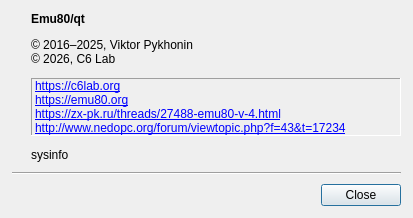
<?xml version="1.0" encoding="UTF-8"?>
<ui version="4.0">
 <class>AboutDialog</class>
 <widget class="QDialog" name="AboutDialog">
  <property name="geometry">
   <rect>
    <x>0</x>
    <y>0</y>
    <width>413</width>
    <height>218</height>
   </rect>
  </property>
  <property name="sizePolicy">
   <sizepolicy hsizetype="Preferred" vsizetype="Preferred">
    <horstretch>0</horstretch>
    <verstretch>0</verstretch>
   </sizepolicy>
  </property>
  <property name="windowTitle">
   <string>About</string>
  </property>
  <property name="modal">
   <bool>false</bool>
  </property>
  <layout class="QVBoxLayout" name="verticalLayout">
   <property name="spacing">
    <number>9</number>
   </property>
   <property name="leftMargin">
    <number>12</number>
   </property>
   <property name="topMargin">
    <number>12</number>
   </property>
   <property name="rightMargin">
    <number>12</number>
   </property>
   <property name="bottomMargin">
    <number>12</number>
   </property>
   <item>
    <layout class="QHBoxLayout" name="horizontalLayout_2">
     <property name="spacing">
      <number>12</number>
     </property>
     <item>
      <widget class="QLabel" name="label">
       <property name="sizePolicy">
        <sizepolicy hsizetype="Preferred" vsizetype="Preferred">
         <horstretch>0</horstretch>
         <verstretch>0</verstretch>
        </sizepolicy>
       </property>
       <property name="text">
        <string/>
       </property>
       <property name="pixmap">
        <pixmap resource="icons.qrc">:/icons/emu80.png</pixmap>
       </property>
       <property name="alignment">
        <set>Qt::AlignLeading|Qt::AlignLeft|Qt::AlignTop</set>
       </property>
      </widget>
     </item>
     <item>
      <layout class="QVBoxLayout" name="verticalLayout_2">
       <item>
        <widget class="QLabel" name="nameLabel">
         <property name="font">
          <font>
           <weight>75</weight>
           <bold>true</bold>
          </font>
         </property>
         <property name="accessibleDescription">
          <string notr="true"/>
         </property>
         <property name="text">
          <string notr="true">Emu80/qt</string>
         </property>
        </widget>
       </item>
       <item>
        <widget class="QLabel" name="label_2">
         <property name="accessibleDescription">
          <string notr="true"/>
         </property>
         <property name="text">
          <string notr="true">© 2016–2025, Viktor Pykhonin
© 2026, C6 Lab</string>
         </property>
        </widget>
       </item>
       <item>
        <widget class="QLabel" name="label_3">
         <property name="sizePolicy">
          <sizepolicy hsizetype="MinimumExpanding" vsizetype="MinimumExpanding">
           <horstretch>0</horstretch>
           <verstretch>0</verstretch>
          </sizepolicy>
         </property>
         <property name="accessibleDescription">
          <string notr="true"/>
         </property>
         <property name="frameShape">
          <enum>QFrame::Panel</enum>
         </property>
         <property name="frameShadow">
          <enum>QFrame::Sunken</enum>
         </property>
         <property name="text">
          <string notr="true">&lt;html&gt;&lt;head/&gt;&lt;body&gt;&lt;p&gt;&lt;a href=&quot;https://c6lab.org&quot;&gt;&lt;span style=&quot; text-decoration: underline; color:#0000ff;&quot;&gt;https://c6lab.org&lt;/span&gt;&lt;/a&gt;&lt;br/&gt;&lt;a href=&quot;https://emu80.org&quot;&gt;&lt;span style=&quot; text-decoration: underline; color:#0000ff;&quot;&gt;https://emu80.org&lt;/span&gt;&lt;/a&gt;&lt;br/&gt;&lt;a href=&quot;https://zx-pk.ru/threads/27488-emu80-v-4.html&quot;&gt;&lt;span style=&quot; text-decoration: underline; color:#0000ff;&quot;&gt;https://zx-pk.ru/threads/27488-emu80-v-4.html&lt;/span&gt;&lt;/a&gt;&lt;br/&gt;&lt;a href=&quot;http://www.nedopc.org/forum/viewtopic.php?f=43&amp;amp;t=17234&quot;&gt;&lt;span style=&quot; text-decoration: underline; color:#0000ff;&quot;&gt;http://www.nedopc.org/forum/viewtopic.php?f=43&amp;amp;t=17234&lt;/span&gt;&lt;/a&gt;&lt;/p&gt;&lt;/body&gt;&lt;/html&gt;</string>
         </property>
         <property name="wordWrap">
          <bool>false</bool>
         </property>
         <property name="openExternalLinks">
          <bool>true</bool>
         </property>
        </widget>
       </item>
       <item>
        <widget class="QLabel" name="sysinfoLabel">
         <property name="text">
          <string notr="true">sysinfo</string>
         </property>
        </widget>
       </item>
      </layout>
     </item>
    </layout>
   </item>
   <item>
    <spacer name="verticalSpacer">
     <property name="orientation">
      <enum>Qt::Vertical</enum>
     </property>
     <property name="sizeHint" stdset="0">
      <size>
       <width>20</width>
       <height>40</height>
      </size>
     </property>
    </spacer>
   </item>
   <item>
    <widget class="Line" name="line">
     <property name="orientation">
      <enum>Qt::Horizontal</enum>
     </property>
    </widget>
   </item>
   <item>
    <layout class="QHBoxLayout" name="horizontalLayout">
     <item>
      <spacer name="horizontalSpacer">
       <property name="orientation">
        <enum>Qt::Horizontal</enum>
       </property>
       <property name="sizeHint" stdset="0">
        <size>
         <width>40</width>
         <height>20</height>
        </size>
       </property>
      </spacer>
     </item>
     <item>
      <widget class="QPushButton" name="closePushButton">
       <property name="text">
        <string>Close</string>
       </property>
       <property name="default">
        <bool>true</bool>
       </property>
      </widget>
     </item>
    </layout>
   </item>
  </layout>
 </widget>
 <resources>
  <include location="icons.qrc"/>
 </resources>
 <connections>
  <connection>
   <sender>closePushButton</sender>
   <signal>clicked()</signal>
   <receiver>AboutDialog</receiver>
   <slot>accept()</slot>
   <hints>
    <hint type="sourcelabel">
     <x>290</x>
     <y>147</y>
    </hint>
    <hint type="destinationlabel">
     <x>351</x>
     <y>584</y>
    </hint>
   </hints>
  </connection>
 </connections>
</ui>
